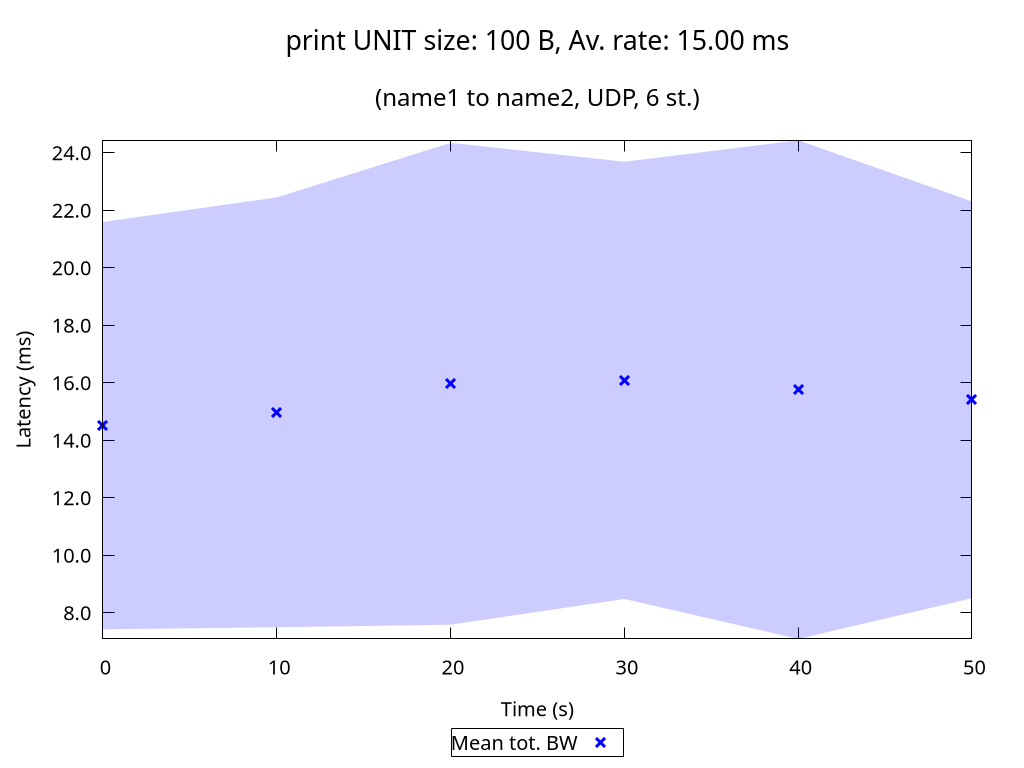

gnuplot code for this plot:
set terminal pngcairo nocrop enhanced size 1024,768 font "Verdana,15"
set output "UDP_1_st_2020_10_07_06-18-00_one2two_00032B.png"

set title "{/=20 print UNIT size: 100 B, Av. rate: 15.00 ms}\n\n{/=18 (name1 to name2, UDP, 6 st.)}"

set xlabel "Time (s)"
set ylabel "Latency (ms)"
set format y "%.1f"
set key bmargin center horizontal box samplen 1 width -1
set bmargin 4.6
set rmargin 4.5

rf = 1.0  # rate factor
set style fill transparent solid 0.2 noborder
set autoscale xfix
set autoscale yfix
plot "UDP_1_st_2020_10_07_06-18-00_one2two_00032B_iperf_processed.dat" using 1:($2/rf-$3/rf):($2/rf+$3/rf) with filledcurves lc rgb "blue" notitle, \
     "" using 1:($2/rf) with points pt 2 ps 1.5 lw 3 lc rgb "blue" title "Mean tot. BW", \
